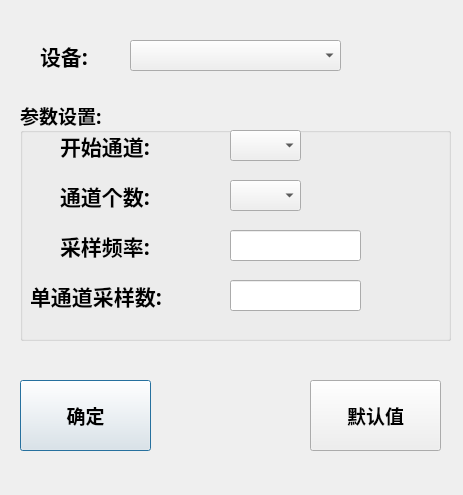
<?xml version="1.0" encoding="UTF-8"?>
<ui version="4.0">
 <class>gs_AcquisitionDialog</class>
 <widget class="QDialog" name="gs_AcquisitionDialog">
  <property name="enabled">
   <bool>true</bool>
  </property>
  <property name="geometry">
   <rect>
    <x>0</x>
    <y>0</y>
    <width>463</width>
    <height>495</height>
   </rect>
  </property>
  <property name="sizePolicy">
   <sizepolicy hsizetype="Preferred" vsizetype="Preferred">
    <horstretch>100</horstretch>
    <verstretch>100</verstretch>
   </sizepolicy>
  </property>
  <property name="maximumSize">
   <size>
    <width>463</width>
    <height>900</height>
   </size>
  </property>
  <property name="font">
   <font>
    <family>等线</family>
    <pointsize>14</pointsize>
    <weight>75</weight>
    <bold>true</bold>
   </font>
  </property>
  <property name="windowTitle">
   <string>采集卡设置</string>
  </property>
  <widget class="QLabel" name="label">
   <property name="geometry">
    <rect>
     <x>40</x>
     <y>40</y>
     <width>61</width>
     <height>31</height>
    </rect>
   </property>
   <property name="font">
    <font>
     <family>等线</family>
     <pointsize>16</pointsize>
     <weight>75</weight>
     <bold>true</bold>
    </font>
   </property>
   <property name="text">
    <string>设备:</string>
   </property>
  </widget>
  <widget class="QComboBox" name="m_comebox_Device">
   <property name="geometry">
    <rect>
     <x>130</x>
     <y>40</y>
     <width>211</width>
     <height>31</height>
    </rect>
   </property>
  </widget>
  <widget class="QLabel" name="label_3">
   <property name="geometry">
    <rect>
     <x>60</x>
     <y>130</y>
     <width>101</width>
     <height>31</height>
    </rect>
   </property>
   <property name="font">
    <font>
     <family>等线</family>
     <pointsize>16</pointsize>
     <weight>75</weight>
     <bold>true</bold>
    </font>
   </property>
   <property name="text">
    <string>开始通道:</string>
   </property>
  </widget>
  <widget class="QComboBox" name="m_comebox_StartChannel">
   <property name="geometry">
    <rect>
     <x>230</x>
     <y>130</y>
     <width>71</width>
     <height>31</height>
    </rect>
   </property>
  </widget>
  <widget class="QLabel" name="label_4">
   <property name="geometry">
    <rect>
     <x>60</x>
     <y>180</y>
     <width>101</width>
     <height>31</height>
    </rect>
   </property>
   <property name="font">
    <font>
     <family>等线</family>
     <pointsize>16</pointsize>
     <weight>75</weight>
     <bold>true</bold>
    </font>
   </property>
   <property name="text">
    <string>通道个数:</string>
   </property>
  </widget>
  <widget class="QComboBox" name="m_comebox_ChannelCount">
   <property name="geometry">
    <rect>
     <x>230</x>
     <y>180</y>
     <width>71</width>
     <height>31</height>
    </rect>
   </property>
  </widget>
  <widget class="QLabel" name="label_5">
   <property name="geometry">
    <rect>
     <x>60</x>
     <y>230</y>
     <width>101</width>
     <height>31</height>
    </rect>
   </property>
   <property name="font">
    <font>
     <family>等线</family>
     <pointsize>16</pointsize>
     <weight>75</weight>
     <bold>true</bold>
    </font>
   </property>
   <property name="text">
    <string>采样频率:</string>
   </property>
  </widget>
  <widget class="QLineEdit" name="m_lineED_ClockRate">
   <property name="geometry">
    <rect>
     <x>230</x>
     <y>230</y>
     <width>131</width>
     <height>31</height>
    </rect>
   </property>
   <property name="font">
    <font>
     <family>等线</family>
     <pointsize>14</pointsize>
     <weight>75</weight>
     <bold>true</bold>
    </font>
   </property>
  </widget>
  <widget class="QLabel" name="label_6">
   <property name="geometry">
    <rect>
     <x>30</x>
     <y>280</y>
     <width>141</width>
     <height>31</height>
    </rect>
   </property>
   <property name="font">
    <font>
     <family>等线</family>
     <pointsize>16</pointsize>
     <weight>75</weight>
     <bold>true</bold>
    </font>
   </property>
   <property name="text">
    <string>单通道采样数:</string>
   </property>
  </widget>
  <widget class="QLineEdit" name="m_lineED_SectionLength">
   <property name="geometry">
    <rect>
     <x>230</x>
     <y>280</y>
     <width>131</width>
     <height>31</height>
    </rect>
   </property>
   <property name="font">
    <font>
     <family>等线</family>
     <pointsize>14</pointsize>
     <weight>75</weight>
     <bold>true</bold>
    </font>
   </property>
  </widget>
  <widget class="QGroupBox" name="groupBox">
   <property name="geometry">
    <rect>
     <x>20</x>
     <y>100</y>
     <width>431</width>
     <height>241</height>
    </rect>
   </property>
   <property name="title">
    <string>参数设置:</string>
   </property>
  </widget>
  <widget class="QPushButton" name="m_btn_AcquisitionSure">
   <property name="geometry">
    <rect>
     <x>20</x>
     <y>380</y>
     <width>131</width>
     <height>71</height>
    </rect>
   </property>
   <property name="text">
    <string>确定</string>
   </property>
  </widget>
  <widget class="QPushButton" name="m_btn_AcquisitionDefault">
   <property name="geometry">
    <rect>
     <x>310</x>
     <y>380</y>
     <width>131</width>
     <height>71</height>
    </rect>
   </property>
   <property name="text">
    <string>默认值</string>
   </property>
  </widget>
  <zorder>groupBox</zorder>
  <zorder>label</zorder>
  <zorder>m_comebox_Device</zorder>
  <zorder>label_3</zorder>
  <zorder>m_comebox_StartChannel</zorder>
  <zorder>label_4</zorder>
  <zorder>m_comebox_ChannelCount</zorder>
  <zorder>label_5</zorder>
  <zorder>m_lineED_ClockRate</zorder>
  <zorder>label_6</zorder>
  <zorder>m_lineED_SectionLength</zorder>
  <zorder>m_btn_AcquisitionSure</zorder>
  <zorder>m_btn_AcquisitionDefault</zorder>
 </widget>
 <resources/>
 <connections/>
</ui>
